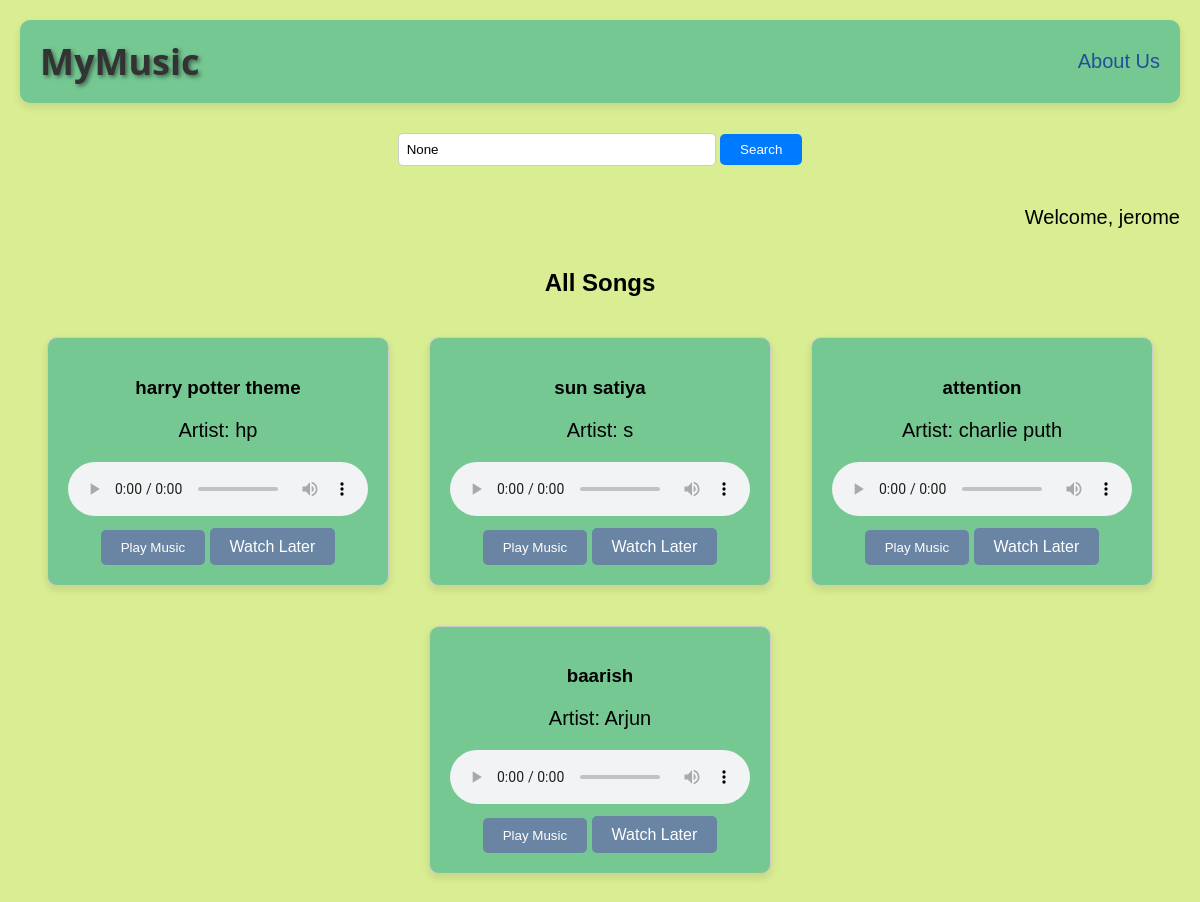
Before: / (signed in) with the older database file.
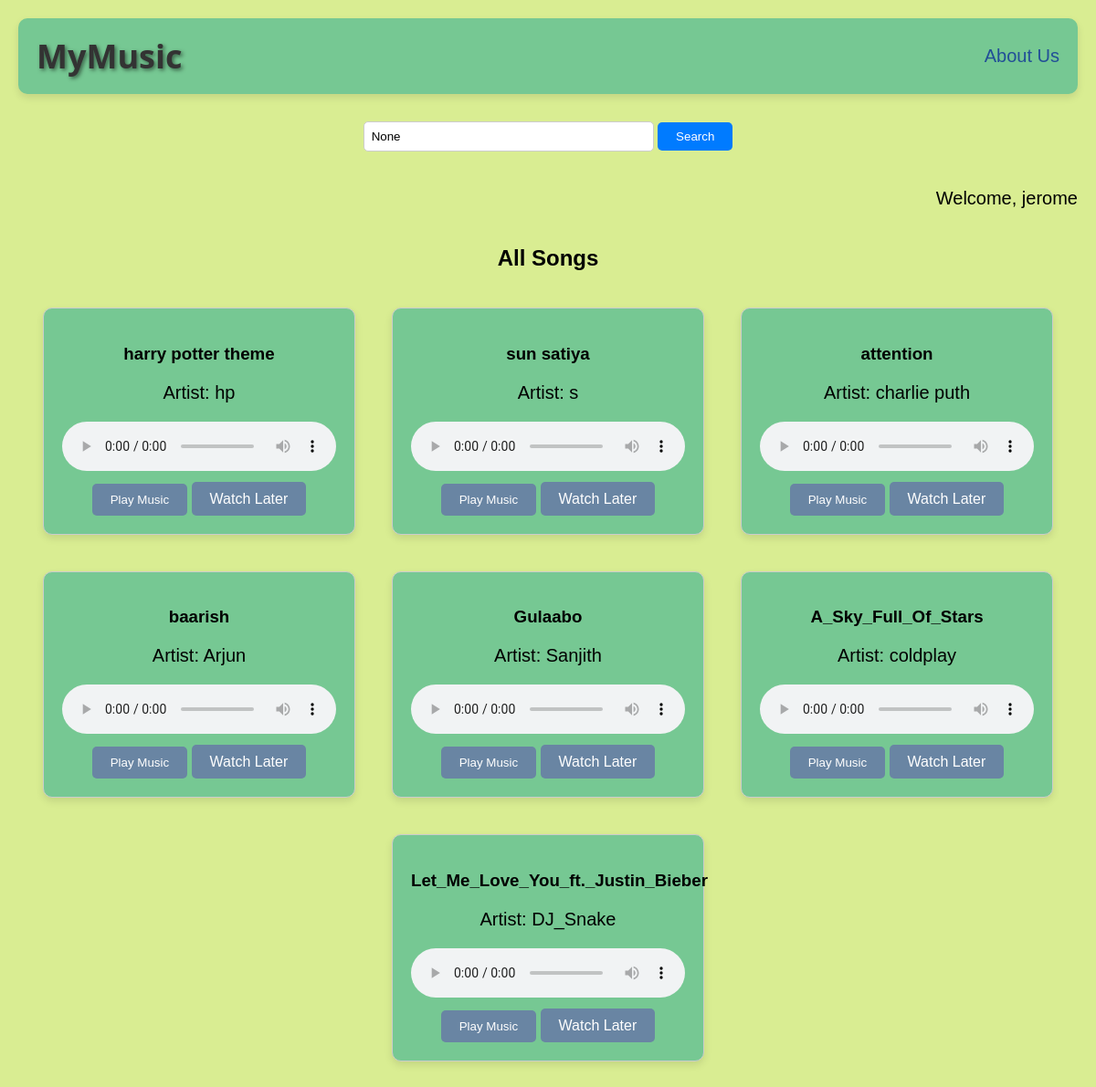
After: the same page with the newer database file.
### music_player/models.py (models this page shows, shortened)
class Song(models.Model):
    title = models.CharField(max_length=100)
    artist = models.CharField(max_length=100)
    audio_file = models.FileField(upload_to='songs/')

### music_player/views.py (the view)
# urls.py: path('', views.index, name='index'),
@login_required
def index(request):
    query = request.GET.get('q')
    songs = Song.objects.all()
    if query:
        songs = songs.filter(title__icontains=query) | songs.filter(artist__icontains=query)
    return render(request, 'index.html', {'songs': songs, 'query': query})

### music_player/templates/index.html (shortened to what this page needs)
<!DOCTYPE html>
<html lang="en">
<head>
</head>
<body>
    <div class="container">
        <div class="heading-container">
            <div class="heading">MyMusic</div>
            <div class="about-us">
                <p><a href="about_us.html">About Us</a></p>
            </div>
        </div>
        <div class="search-form">
            <form method="GET" action="{% url 'index' %}">
                <input type="text" name="q" value="{{ query }}" placeholder="Search for songs...">
                <button type="submit">Search</button>
            </form>
        </div>
        <div class="auth-buttons">
            {% if user.is_authenticated %}
                <p>Welcome, {{ user.username }}</p>
            {% else %}
                <a href="{% url 'login' %}" class="auth-button">Login</a>
                <a href="{% url 'register' %}" class="auth-button">Register</a>
            {% endif %}
        </div>
    </div>
    {% if query %}
        <h2>Search Results for "{{ query }}"</h2>
    {% else %}
        <h2>All Songs</h2>
    {% endif %}
    <div class="container card-container">
        {% for song in songs %}
        <div class="card">
            <h3>{{ song.title }}</h3>
            <p>Artist: {{ song.artist }}</p>
            <audio src="{{ song.audio_file.url }}" controls></audio>
            <button class="music-button">Play Music</button>
            {% if user.is_authenticated %}
                {% if song in user.userprofile.watch_later.all %}
                    <a href="{% url 'remove_from_watch_later' song.title %}" class="watch-later-button">Remove</a>
                {% else %}
                    <a href="{% url 'add_to_watch_later' song.title %}" class="watch-later-button">Watch Later</a>
                {% endif %}
            {% endif %}
        </div>
        {% empty %}
        <p>No songs found.</p>
        {% endfor %}
    </div>
</body>
</html>

### music_player/templates/index.html (style rules this page uses)
body { margin: 0; padding: 0; background-color: #d9ed92; font-family: Arial, sans-serif; }
.container { max-width: 1200px; margin: 20px auto; padding: 0 20px; }
.heading-container { display: flex; justify-content: space-between; align-items: center; margin-bottom: 30px; padding: 10px 20px; background-color: #76c893; border-radius: 10px; box-shadow: 0 4px 8px rgba(0, 0, 0, 0.1); }
.heading { font-size: 36px; font-weight: bold; align-items: center; color: #333; text-shadow: 2px 2px 4px rgba(0, 0, 0, 0.5); font-family: 'Segoe UI', Tahoma, Geneva, Verdana, sans-serif; margin: 0; }
.about-us { font-size: 20px; color: #224f97; }
.about-us a { color: #224f97; text-decoration: none; }
.search-form { text-align: center; margin-bottom: 20px; }
.search-form input[type="text"] { padding: 8px; width: 300px; border-radius: 5px; border: 1px solid #ccc; }
.search-form button { padding: 8px 20px; background-color: #007bff; color: #fff; border: none; border-radius: 5px; cursor: pointer; }
.auth-buttons { display: flex; justify-content: flex-end; margin-bottom: 20px; }
.card-container { display: flex; flex-wrap: wrap; justify-content: center; }
.card { width: 300px; margin: 20px; padding: 20px; background-color: #76c893; border-radius: 10px; border: 1px solid #ccc; box-shadow: 0 4px 8px rgba(0, 0, 0, 0.1); text-align: center; position: relative; }
.music-button { margin-top: 10px; padding: 10px 20px; background-color: #6985a3; color: #fff; border: none; border-radius: 5px; cursor: pointer; }
.watch-later-button { margin-top: 10px; padding: 10px 20px; background-color: #6985a3; color: #fff; border: none; border-radius: 5px; cursor: pointer; text-decoration: none; }
h2 { text-align: center; color: black; margin-bottom: 20px; }
p { color: black; font-size: 20px; }

Changed rows visible on the page:
added Song: title "Gulaabo", artist "Sanjith"
added Song: title "A_Sky_Full_Of_Stars", artist "coldplay"
added Song: title "Let_Me_Love_You_ft._Justin_Bieber", artist "DJ_Snake"
